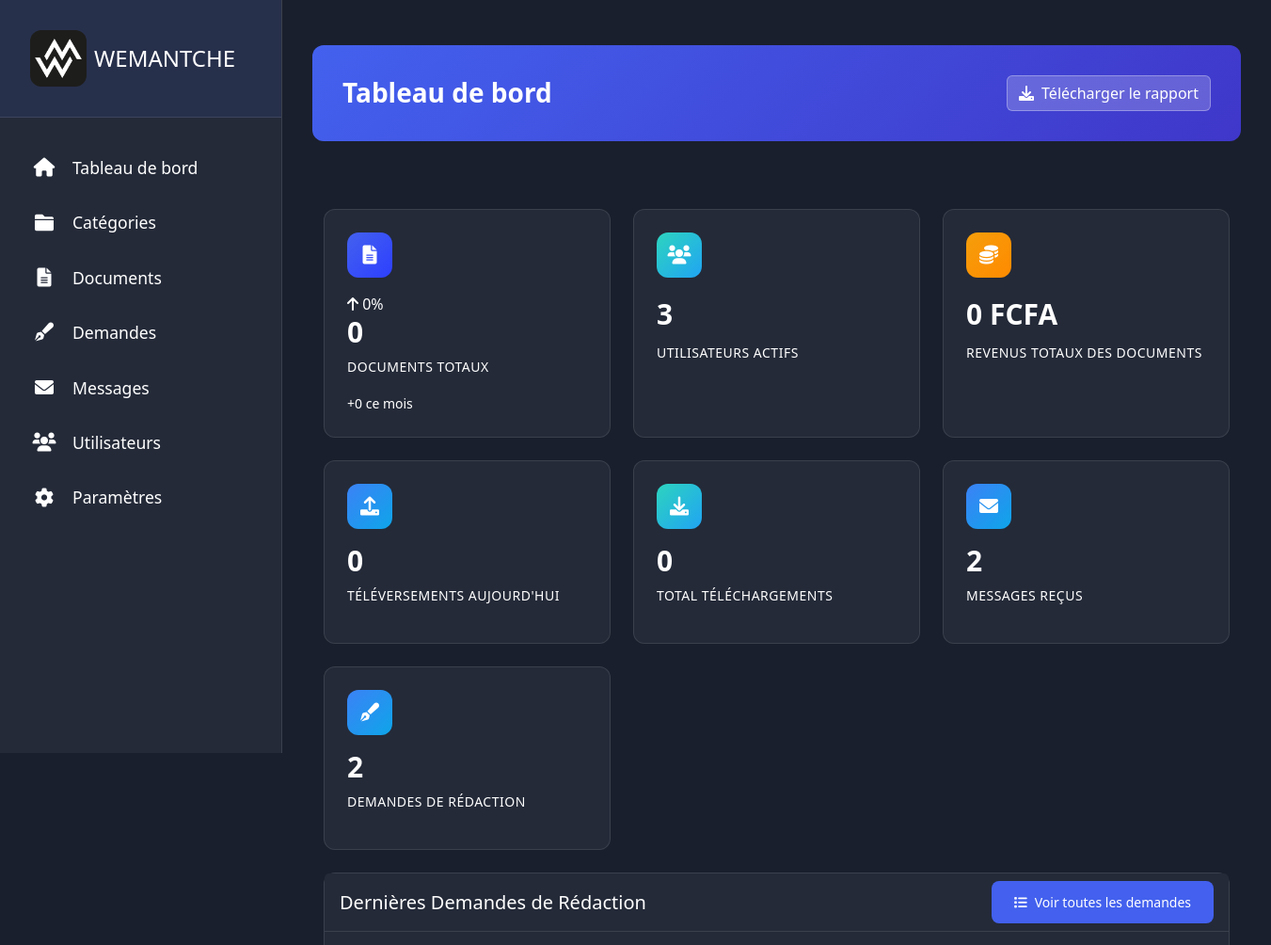
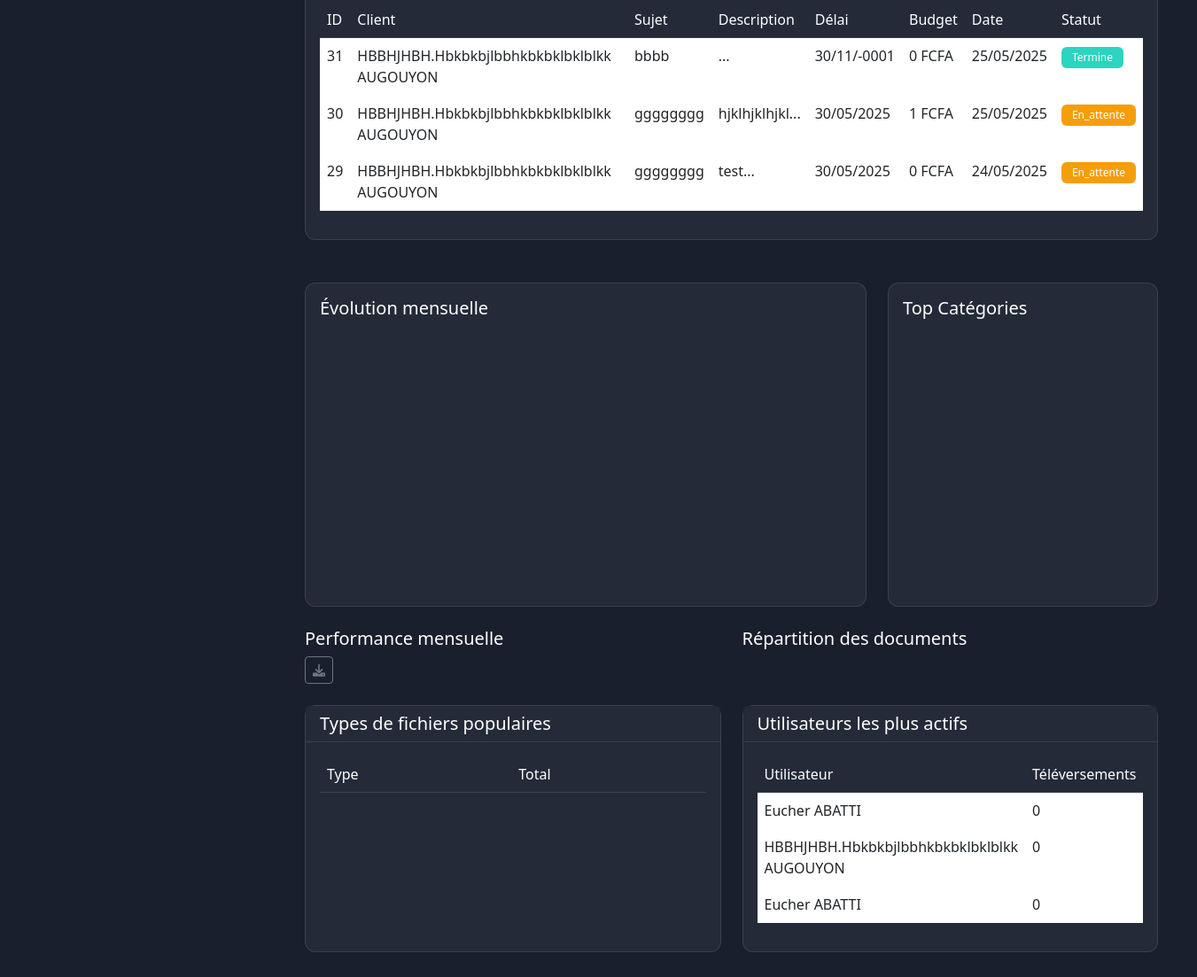
Screenshot of /admin/dashboard.php with the database file from the repository (2 pictures, top to bottom).
### tables this page shows
CREATE TABLE `demandes_redaction` (
  `id` int(11) NOT NULL,
  `utilisateur_id` int(11) DEFAULT NULL,
  `categorie_id` int(11) NOT NULL,
  `sujet_theme` varchar(191) NOT NULL COMMENT 'Titre principal de la demande',
  `filiere` varchar(191) DEFAULT NULL COMMENT 'Filière concernée pour les mémoires',
  `filiere_id` int(11) DEFAULT NULL,
  `classe` varchar(191) DEFAULT NULL COMMENT 'Niveau scolaire pour les exposés',
  `classe_id` int(11) DEFAULT NULL,
  `matiere` varchar(191) DEFAULT NULL COMMENT 'Matière académique concernée',
  `objectifs` longtext DEFAULT NULL COMMENT 'Objectifs pédagogiques du document',
  `plan_souhaite` longtext DEFAULT NULL COMMENT 'Structure souhaitée du document',
  `consignes_specifiques` longtext DEFAULT NULL COMMENT 'Instructions particulières',
  `description` longtext NOT NULL COMMENT 'Description générale de la demande',
  `delai_souhaite` date NOT NULL COMMENT 'Date limite de remise',
  `budget` decimal(10,0) NOT NULL COMMENT 'Budget alloué en FCFA (entier)',
  `statut` enum('en_attente','en_cours','termine','annule','rejetee','validee') DEFAULT 'en_attente' COMMENT 'État de la demande',
  `date_creation` timestamp NOT NULL DEFAULT current_timestamp() COMMENT 'Date de création',
  `date_modification` timestamp NOT NULL DEFAULT current_timestamp() ON UPDATE current_timestamp() COMMENT 'Date de dernière modification',
  `notified` tinyint(1) DEFAULT 0 COMMENT 'Notification envoyée'
);

CREATE TABLE `utilisateurs` (
  `id` int(11) NOT NULL,
  `prenom` varchar(50) NOT NULL,
  `nom` varchar(50) NOT NULL,
  `email` varchar(100) NOT NULL,
  `telephone` varchar(20) NOT NULL,
  `mot_de_passe_hash` varchar(255) NOT NULL,
  `cree_a` timestamp NOT NULL DEFAULT current_timestamp(),
  `mis_a_jour_a` timestamp NOT NULL DEFAULT current_timestamp() ON UPDATE current_timestamp(),
  `role` enum('utilisateur','redacteur','administrateur') DEFAULT 'utilisateur',
  `statut` enum('actif','bloque') DEFAULT 'actif',
  `derniere_action` varchar(255) DEFAULT NULL,
  `remember_token` varchar(255) DEFAULT NULL
);

### admin/dashboard.php (the view, shortened to what the rows shown need)
<?php
require_once('../config/connexion.php');
require_once('../pages/protect-source.php');
$stmt = $pdo->query("
    SELECT
        d.id,
        d.sujet_theme,
        d.description,
        d.delai_souhaite,
        d.budget,
        d.statut,
        d.date_creation,
        d.classe,
        d.matiere,
        d.filiere,
        u.prenom,
        u.nom
    FROM demandes_redaction d
    JOIN utilisateurs u ON d.utilisateur_id = u.id
    ORDER BY d.date_creation DESC
    LIMIT 5
");
$derniers_demandes = $stmt->fetchAll(PDO::FETCH_ASSOC);
?>
<!DOCTYPE html>
<html lang="en">
<head>
    <link href="https://cdn.jsdelivr.net/npm/bootstrap@5.3.0/dist/css/bootstrap.min.css" rel="stylesheet">
    <link href="https://cdnjs.cloudflare.com/ajax/libs/font-awesome/6.0.0/css/all.min.css" rel="stylesheet">
</head>
<body>
    <div class="admin-wrapper">
        <main class="main-content">
            <div class="page-header d-flex justify-content-between align-items-center mb-4">
                <h1 class="h3 mb-0">Tableau de bord</h1>
            </div>
            <div class="container-fluid py-4">
                <div class="row mb-4">
                    <div class="col-12">
                        <div class="card">
                            <div class="card-body">
                                <div class="table-responsive">
                                    <table class="table table-hover">
                                        <thead>
                                            <tr>
                                                <th>ID</th>
                                                <th>Client</th>
                                                <th>Sujet</th>
                                                <th>Description</th>
                                                <th>Délai</th>
                                                <th>Budget</th>
                                                <th>Date</th>
                                                <th>Statut</th>
                                            </tr>
                                        </thead>
                                        <tbody>
                                            <?php foreach($derniers_demandes as $demande): ?>
                                            <tr>
                                                <td><?php echo $demande['id']; ?></td>
                                                <td><?php echo htmlspecialchars($demande['prenom'] . ' ' . $demande['nom']); ?></td>
                                                <td><?php echo htmlspecialchars($demande['sujet_theme']); ?></td>
                                                <td><?php echo substr(htmlspecialchars($demande['description']), 0, 50) . '...'; ?></td>
                                                <td><?php echo date('d/m/Y', strtotime($demande['delai_souhaite'])); ?></td>
                                                <td><?php echo number_format($demande['budget'], 0, ',', ' ') . ' FCFA'; ?></td>
                                                <td><?php echo date('d/m/Y', strtotime($demande['date_creation'])); ?></td>
                                                <td>
                                                    <span class="badge bg-<?php echo $demande['statut'] === 'en_attente' ? 'warning' :
                                                        ($demande['statut'] === 'en_cours' ? 'info' :
                                                        ($demande['statut'] === 'termine' ? 'success' : 'danger')); ?>">
                                                        <?php echo ucfirst($demande['statut']); ?>
                                                    </span>
                                                </td>
                                            </tr>
                                            <?php endforeach; ?>
                                        </tbody>
                                    </table>
                                </div>
                            </div>
                        </div>
                    </div>
                </div>
                <div class="row mt-4">
                    <div class="col-md-6 mb-4">
                        <div class="card h-100">
                            <div class="card-body">
                                <div class="table-responsive">
                                    <table class="table">
                                        <thead>
                                            <tr>
                                                <th>Type</th>
                                                <th>Total</th>
                                            </tr>
                                        </thead>
                                    </table>
                                </div>
                            </div>
                        </div>
                    </div>
                    <div class="col-md-6 mb-4">
                        <div class="card h-100">
                            <div class="card-body">
                                <div class="table-responsive">
                                    <table class="table">
                                        <thead>
                                            <tr>
                                                <th>Utilisateur</th>
                                                <th>Téléversements</th>
                                            </tr>
                                        </thead>
                                    </table>
                                </div>
                            </div>
                        </div>
                    </div>
                </div>
            </div>
        </main>
    </div>
</body>
</html>

### rows the page displays
demandes_redaction: id "31", utilisateur.nom "HBBHJHBH.Hbkbkbjlbbhkbkbklbklblkk AUGOUYON", sujet_theme "bbbb", delai_souhaite "30/11/-0001", budget "0", date_creation "25/05/2025", statut "Termine"
demandes_redaction: id "30", utilisateur.nom "HBBHJHBH.Hbkbkbjlbbhkbkbklbklblkk AUGOUYON", sujet_theme "gggggggg", description "hjklhjklhjkl", delai_souhaite "30/05/2025", budget "1", date_creation "25/05/2025", statut "En_attente"
demandes_redaction: id "29", utilisateur.nom "HBBHJHBH.Hbkbkbjlbbhkbkbklbklblkk AUGOUYON", sujet_theme "gggggggg", description "test", delai_souhaite "30/05/2025", budget "0", date_creation "24/05/2025", statut "En_attente"

### other values shown
abs($docs_evolution) "0"
$documents_count "0"
$docs_stats['total_current'] "0"
$users_count "3"
$total_revenue "0"
$uploads_today "0"
$total_downloads "0"
$messages_count "2"
$demandes_count "2"
$user['prenom'] . ' ' . $user['nom'] "Eucher ABATTI"
$user['total_uploads'] "0"
$user['prenom'] . ' ' . $user['nom'] "HBBHJHBH.Hbkbkbjlbbhkbkbklbklblkk AUGOUYON"
